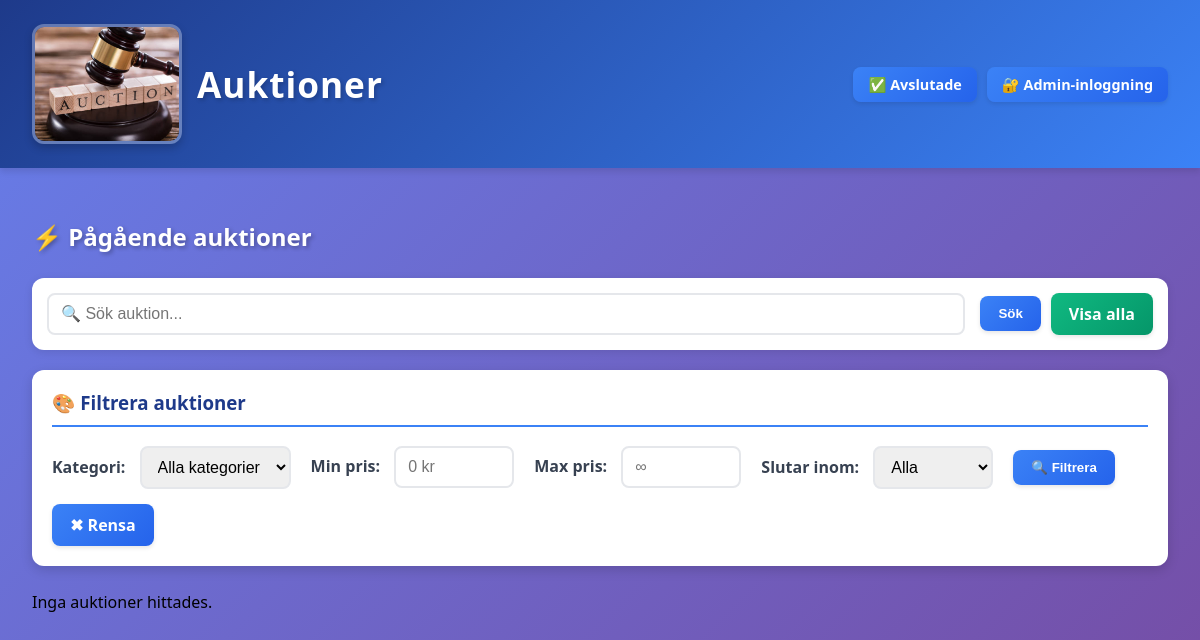
Before: / with the older database file.
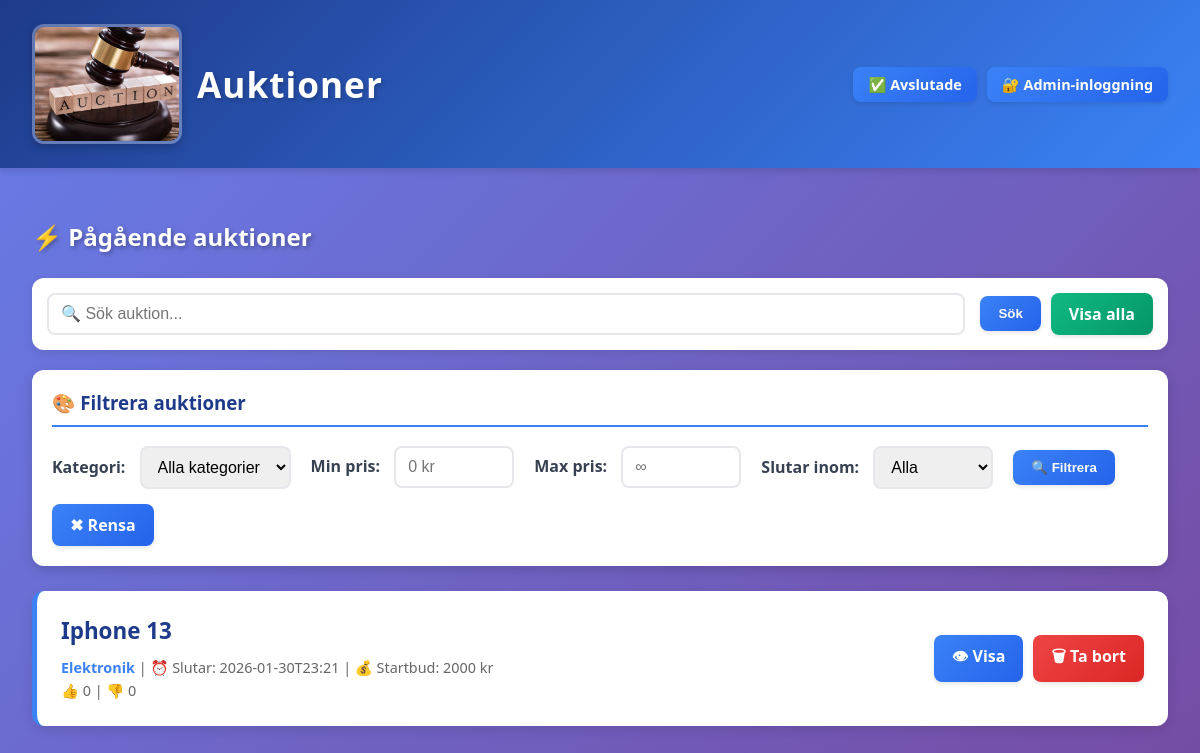
After: the same page with the newer database file.
### tables this page shows
CREATE TABLE auctions (
    id INTEGER PRIMARY KEY AUTOINCREMENT,
    title TEXT NOT NULL,
    description TEXT NOT NULL,
    starting_bid REAL NOT NULL,
    end_datetime TEXT NOT NULL,
    category TEXT DEFAULT 'Övrigt',
    likes INTEGER DEFAULT 0,
    dislikes INTEGER DEFAULT 0
);

### myblueprints/auctions/auctions_routes.py (the view, shortened to what this page needs)
@auctions_bp.route("/")
def index():
    keyword = request.args.get("q")
    show_all = request.args.get("show_all")
    category = request.args.get("category")
    min_price = request.args.get("min_price")
    max_price = request.args.get("max_price")
    end_time = request.args.get("end_time")
    if keyword:
        auctions = AuctionRepository.search(keyword)
    elif show_all:
        auctions = AuctionRepository.get_all()
    else:
        auctions = AuctionRepository.get_active()
    categories = AuctionRepository.get_all_categories()
    return render_template(
        "auction_list.html",
        auctions=auctions,
        keyword=keyword,
        show_all=show_all,
        categories=categories,
        selected_category=category,
        min_price=min_price,
        max_price=max_price,
        end_time=end_time
    )

### database.py (called while the page is built)
def get_db():
    if "db" not in g:
        g.db = sqlite3.connect(DATABASE)
        g.db.row_factory = sqlite3.Row
    return g.db

### dbrepositories/auction_repository.py (called while the page is built)
    @staticmethod
    def get_active():
        return get_db().execute(
            """
            SELECT * FROM auctions
            WHERE datetime(end_datetime) > datetime('now')
            ORDER BY end_datetime ASC
            """
        ).fetchall()

    @staticmethod
    def get_all_categories():
        result = get_db().execute(
            "SELECT DISTINCT category FROM auctions WHERE category IS NOT NULL ORDER BY category"
        ).fetchall()
        return [row['category'] for row in result]

### templates/auction_list.html (shortened to what this page needs)
{% extends "base.html" %}
{% block content %}
<h2 style="color: white; text-shadow: 2px 2px 4px rgba(0,0,0,0.3); margin-bottom: 25px;">
    {% if show_all %}🎯 Alla auktioner{% else %}⚡ Pågående auktioner{% endif %}
</h2>
<div class="search-form">
    <input name="q" type="text" placeholder="🔍 Sök auktion..." value="{{ keyword or '' }}">
    <button type="submit">Sök</button>
    {% if show_all %}
        <a class="btn" href="/">Visa endast pågående</a>
    {% else %}
        <a class="btn btn-success" href="/?show_all=1">Visa alla</a>
    {% endif %}
</div>
<div class="filter-box">
    <h3>🎨 Filtrera auktioner</h3>
    <form method="get" action="/" style="display: flex; flex-wrap: wrap; gap: 15px; align-items: center;">
        <div>
            <label for="category">Kategori:</label>
            <select name="category" id="category">
                <option value="">Alla kategorier</option>
            </select>
        </div>
        <div>
            <label for="min_price">Min pris:</label>
            <input type="number" name="min_price" id="min_price" placeholder="0 kr" value="{{ min_price or '' }}" style="width: 120px;">
        </div>
        <div>
            <label for="max_price">Max pris:</label>
            <input type="number" name="max_price" id="max_price" placeholder="∞" value="{{ max_price or '' }}" style="width: 120px;">
        </div>
        <div>
            <label for="end_time">Slutar inom:</label>
            <select name="end_time" id="end_time">
                <option value="">Alla</option>
            </select>
        </div>
        <button type="submit">🔍 Filtrera</button>
        <a href="/" class="btn">✖ Rensa</a>
    </form>
</div>
{% for auction in auctions %}
<div class="auction-card">
    <div>
        <h3>{{ auction.title }}</h3>
        <div class="auction-meta">
            <strong>{{ auction.category or 'Övrigt' }}</strong> |
            ⏰ Slutar: {{ auction.end_datetime }} |
            💰 Startbud: {{ auction.starting_bid|int }} kr<br>
            👍 {{ auction.likes }} | 👎 {{ auction.dislikes }}
        </div>
    </div>
    <div class="auction-actions">
        <a class="btn" href="/auction/{{ auction.id }}">👁 Visa</a>
        <a class="btn btn-danger"
           href="/admin/delete/{{ auction.id }}"
           onclick="return confirm('Ta bort auktion?')">
           🗑 Ta bort
        </a>
    </div>
</div>
{% else %}
<p>Inga auktioner hittades.</p>
{% endfor %}
{% endblock %}

### templates/base.html (shortened to what this page needs)
<!DOCTYPE html>
<html lang="sv">
<head>
    <link rel="stylesheet" href="/static/style.css">
</head>
<body>
<header>
    <div style="display: flex; justify-content: space-between; align-items: center;">
        <h1><a href="/"><img src="/static/Profil.jpg" alt="Logo"> Auktioner</a></h1>
        <div style="display: flex; gap: 10px; align-items: center;">
            <a href="/completed" class="btn" style="padding: 8px 15px; font-size: 0.9rem;">✅ Avslutade</a>
            {% if session.get('logged_in') %}
                <span style="background: rgba(255, 255, 255, 0.2); padding: 8px 15px; border-radius: 8px;">
                    👤 {{ session.get('username') }}
                </span>
                <a href="/admin/create" class="btn-success" style="padding: 8px 15px; font-size: 0.9rem;">➕ Ny auktion</a>
                <a href="/logout" class="btn-danger" style="padding: 8px 15px; font-size: 0.9rem;">🚪 Logga ut</a>
            {% else %}
                <a href="/login" class="btn" style="padding: 8px 15px; font-size: 0.9rem;">🔐 Admin-inloggning</a>
            {% endif %}
        </div>
    </div>
</header>
<main>
    {% block content %}{% endblock %}
</main>
</body>
</html>

### static/style.css (style rules this page uses)
* { box-sizing: border-box; }
body { font-family: 'Segoe UI', Tahoma, Geneva, Verdana, sans-serif; background: linear-gradient(135deg, #667eea 0%, #764ba2 100%); background-attachment: fixed; margin: 0; padding: 0; min-height: 100vh; }
header { background: linear-gradient(135deg, #1e3a8a 0%, #3b82f6 100%); color: white; padding: 1.5rem 2rem; box-shadow: 0 4px 6px rgba(0, 0, 0, 0.1); }
header h1 { margin: 0; font-size: 2.2rem; font-weight: 700; letter-spacing: 1px; text-shadow: 2px 2px 4px rgba(0, 0, 0, 0.2); }
header a { color: white; text-decoration: none; display: flex; align-items: center; gap: 15px; transition: all 0.3s ease; }
header img { height: 120px; width: 150px; object-fit: cover; border-radius: 12px; border: 3px solid rgba(255, 255, 255, 0.3); box-shadow: 0 4px 8px rgba(0, 0, 0, 0.2); }
main { padding: 2rem; max-width: 1200px; margin: auto; }
.filter-box { background: white; padding: 20px; border-radius: 12px; margin-bottom: 25px; box-shadow: 0 4px 12px rgba(0, 0, 0, 0.15); }
.filter-box h3 { margin-top: 0; color: #1e3a8a; border-bottom: 2px solid #3b82f6; padding-bottom: 10px; }
.search-form { background: white; padding: 15px; border-radius: 12px; margin-bottom: 20px; box-shadow: 0 2px 8px rgba(0, 0, 0, 0.1); display: flex; flex-wrap: wrap; gap: 10px; align-items: center; }
.search-form input[type="text"] { flex: 1; min-width: 200px; }
.auction-card { background: white; padding: 1.5rem; margin-bottom: 1.5rem; border-radius: 12px; box-shadow: 0 4px 12px rgba(0, 0, 0, 0.1); display: flex; justify-content: space-between; align-items: center; transition: all 0.3s ease; border-left: 5px solid #3b82f6; }
.auction-card h3 { margin: 0 0 10px 0; color: #1e3a8a; font-size: 1.4rem; }
.auction-meta { font-size: 0.9rem; color: #666; line-height: 1.6; }
.auction-meta strong { color: #3b82f6; }
.auction-actions { display: flex; gap: 10px; flex-wrap: wrap; }
button, .btn { background: linear-gradient(135deg, #3b82f6 0%, #2563eb 100%); color: white; border: none; padding: 10px 18px; border-radius: 8px; cursor: pointer; font-weight: 600; transition: all 0.3s ease; box-shadow: 0 2px 4px rgba(0, 0, 0, 0.1); text-decoration: none; display: inline-block; }
.btn-danger { background: linear-gradient(135deg, #ef4444 0%, #dc2626 100%); }
.btn-success { background: linear-gradient(135deg, #10b981 0%, #059669 100%); }
input, textarea, select { padding: 10px 12px; margin-right: 5px; border: 2px solid #e5e7eb; border-radius: 8px; font-size: 1rem; transition: all 0.3s ease; }
form { margin: 0; }
label { font-weight: 600; color: #374151; margin-right: 10px; }

Changed rows visible on the page:
added auctions: title "Iphone 13", category "Elektronik", end_datetime "2026-01-30T23:21", starting_bid "2000", likes "0", dislikes "0"
Other visible differences:
text no longer shown: "Inga auktioner hittades."
